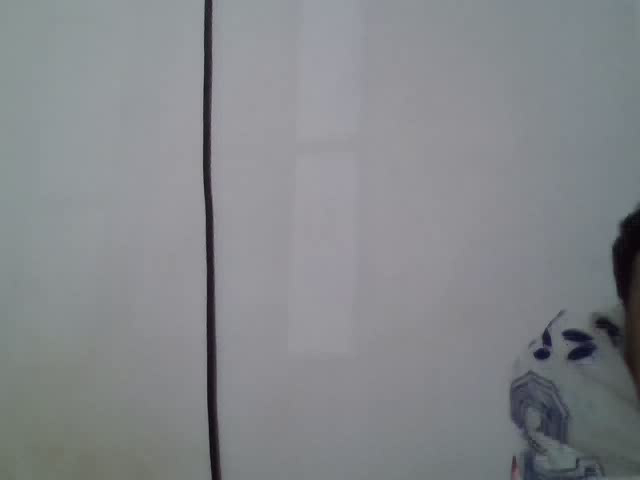
#> input picture frame 12 of Lab30_Camara/resultados/student_capture.mp4, 640 x 480 px, given in place of the camera
$ jupyter execute --allow-errors Lab30_Conexion_Camara_OpenCV.ipynb   (text cells are left out)
#> lines starting #> are read from the running program, lines starting #| are printed output that depends on the picture
[cell 1]
import cv2
import numpy as np
import matplotlib.pyplot as plt
import time
import os
import json
import platform
import glob

os.makedirs('resultados', exist_ok=True)

INDICE_CAMARA = 0
LIMITE_SEG = 20      # corte automático de cada ciclo, por si la ventana no agarra el teclado

# revisar que OpenCV sí pueda abrir ventanas (con la versión headless no se puede)
try:
    cv2.namedWindow('prueba')
    cv2.destroyWindow('prueba')
    cv2.waitKey(1)
    HAY_GUI = True
except cv2.error:
    HAY_GUI = False

# aquí voy guardando todo lo que mido para después armar el informe
datos = {}
def registrar(clave, valor):
#> further down, fr is the input picture: shape (480, 640, 3); mean B, G, R 138.7, 135.2, 132.4
    datos[clave] = valor
    with open('resultados/datos_lab30.json', 'w', encoding='utf-8') as f:
        json.dump(datos, f, indent=2, ensure_ascii=False, default=str)

def abrir_camara(indice=INDICE_CAMARA):
    cap = cv2.VideoCapture(indice)
    if not cap.isOpened():
        raise RuntimeError(f'No abrió la cámara {indice}: revisar permisos o si otro programa la tiene')
    return cap, f'camara {indice}'

def cerrar_ventanas():
    cv2.destroyAllWindows()
    for _ in range(5):
        cv2.waitKey(1)   # a veces las ventanas se quedan pegadas si no se hace esto

def ver(img, titulo='', ancho=8):
    # para mostrar imágenes dentro del notebook
    plt.figure(figsize=(ancho, ancho * 0.6))
    if img.ndim == 2:
        plt.imshow(img, cmap='gray')
    else:
        plt.imshow(cv2.cvtColor(img, cv2.COLOR_BGR2RGB))
    plt.title(titulo)
    plt.axis('off')
    plt.show()

backends = [cv2.videoio_registry.getBackendName(b) for b in cv2.videoio_registry.getCameraBackends()]
equipo = {'so': f'{platform.system()} {platform.release()}', 'python': platform.python_version(),
          'opencv': cv2.__version__, 'hay_gui': HAY_GUI, 'backends_camara': backends}
registrar('equipo', equipo)
equipo

[cell 2]
indices = []
#> (the rest of this cell did not finish here and is left out)

[cell 3]
# el de la guía
cap = cv2.VideoCapture(0)
print('isOpened:', cap.isOpened())
fuente = 'camara 0'
print('fuente usada:', fuente)
registrar('fuente', fuente)

[cell 4]
width = int(cap.get(cv2.CAP_PROP_FRAME_WIDTH))
height = int(cap.get(cv2.CAP_PROP_FRAME_HEIGHT))

print('Ancho:', width)
print('Alto:', height)
print('FPS (propiedad):', cap.get(cv2.CAP_PROP_FPS))
cap.release()

[cell 5]
pruebas = [('por defecto', None), ('pedir 1280x720', (1280, 720)),
           ('pedir 1920x1080', (1920, 1080)), ('pedir 320x240', (320, 240))]
tabla_res = []
for nombre, res in pruebas:
    c, f = abrir_camara()
    set_ok = None
    if res:
        set_ok = [c.set(cv2.CAP_PROP_FRAME_WIDTH, res[0]), c.set(cv2.CAP_PROP_FRAME_HEIGHT, res[1])]
    ok, fr = c.read()
    fila = {'prueba': nombre, 'fuente': f, 'set_devolvio': set_ok,
            'get': [int(c.get(cv2.CAP_PROP_FRAME_WIDTH)), int(c.get(cv2.CAP_PROP_FRAME_HEIGHT))],
            'frame_real': [fr.shape[1], fr.shape[0]] if ok else None}
    c.release()
    tabla_res.append(fila)
    print(fila)
#| {'prueba': 'por defecto', 'fuente': 'camara 0', 'set_devolvio': None, 'get': [640, 480], 'frame_real': [640, 480]}
registrar('4_2_resoluciones', tabla_res)

[cell 6]
cap, fuente = abrir_camara()

width = int(cap.get(cv2.CAP_PROP_FRAME_WIDTH))
height = int(cap.get(cv2.CAP_PROP_FRAME_HEIGHT))

n = 0
t0 = time.time()
while True:
    # Captura frame por frame
    ret, frame = cap.read()
    if not ret:
        break

    # Operación sobre el frame
    gray = cv2.cvtColor(frame, cv2.COLOR_BGR2GRAY)

    # Mostrar el frame resultante
    cv2.imshow('frame', gray)
    n += 1

    # Presionar q para salir
    if (cv2.waitKey(1) & 0xFF) == ord('q') or time.time() - t0 > LIMITE_SEG:
#> (key q is pressed here)
        break

t = time.time() - t0
cap.release()
cerrar_ventanas()

cv2.imwrite('resultados/4_3_original.jpg', frame)
cv2.imwrite('resultados/4_3_gris.jpg', gray)
print(f'{n} frames en {t:.1f} s -> {n/t:.1f} fps')
registrar('4_3_gris', {'fuente': fuente, 'resolucion': [width, height], 'frames': n,
                       'segundos': round(t, 2), 'fps': round(n / t, 1)})
ver(gray, 'último frame en gris')

[cell 7]
try:
    cv2.cvtColor(None, cv2.COLOR_BGR2GRAY)
except cv2.error as e:
    print('Error:', str(e).strip().splitlines()[-1])

[cell 8]
operaciones = {
    'gris': lambda f: cv2.cvtColor(f, cv2.COLOR_BGR2GRAY),
    'gaussiano 9x9': lambda f: cv2.GaussianBlur(f, (9, 9), 0),
    'canny': lambda f: cv2.Canny(cv2.cvtColor(f, cv2.COLOR_BGR2GRAY), 100, 200),
    'invertida': lambda f: cv2.bitwise_not(f),
}
SEG_POR_OP = 6

res_ops = {}
muestras = {}
for nombre, op in operaciones.items():
    cap, fuente = abrir_camara()
    print(f'>> {nombre}  (q para pasar a la siguiente)')
    n, t_op = 0, 0.0
    t0 = time.time()
    while True:
        ret, frame = cap.read()
        if not ret:
            break
        a = time.perf_counter()
        procesado = op(frame)
        t_op += time.perf_counter() - a
        cv2.imshow(nombre, procesado)
        n += 1
        if (cv2.waitKey(1) & 0xFF) == ord('q') or time.time() - t0 > SEG_POR_OP:
#> (key q is pressed here)
            break
    t = time.time() - t0
    cap.release()
    cerrar_ventanas()
    muestras[nombre] = procesado
    cv2.imwrite(f'resultados/4_4_{nombre.split()[0]}.jpg', procesado)
    res_ops[nombre] = {'frames': n, 'fps': round(n / t, 1), 'ms_operacion': round(1000 * t_op / n, 3)}
    print('  ', res_ops[nombre])

registrar('4_4_operaciones', res_ops)

[cell 9]
fig, ax = plt.subplots(1, 4, figsize=(18, 4))
for a, (nombre, img) in zip(ax, muestras.items()):
    if img.ndim == 2:
        a.imshow(img, cmap='gray')
    else:
        a.imshow(cv2.cvtColor(img, cv2.COLOR_BGR2RGB))
    a.set_title(f"{nombre} ({res_ops[nombre]['ms_operacion']} ms)")
    a.axis('off')
#> this loop made 4 passes
#> nombre on passes 1 to 4: 'gris', 'gaussiano 9x9', 'canny', 'invertida'
plt.savefig('resultados/4_4_operaciones.png', bbox_inches='tight')
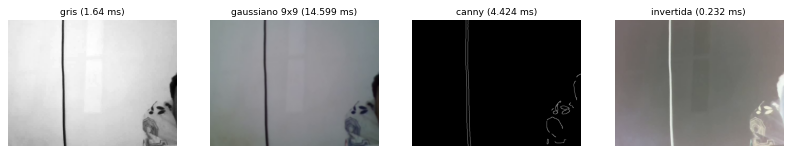
#> figure drawn by matplotlib, 4 panels
plt.show()

[cell 10]
cap, fuente = abrir_camara()
guardadas = []
n = 0
t0 = time.time()
while True:
    ret, frame = cap.read()
    if not ret:
        break
    cv2.imshow('frame', frame)
    n += 1
    k = (cv2.waitKey(1) & 0xFF)
#> (key q is pressed here)
    if k == ord('s'):
        cv2.imwrite('resultados/captura.jpg', frame)                 # la de la guía (se sobreescribe)
        nombre = f'resultados/captura_{len(guardadas) + 1}.jpg'     # y otra numerada para no perderla
        cv2.imwrite(nombre, frame)
        guardadas.append(nombre)
        print('guardada', nombre)
    if k == ord('q') or time.time() - t0 > LIMITE_SEG:
        break
cap.release()
cerrar_ventanas()

print('¿existe captura.jpg?', os.path.exists('resultados/captura.jpg'))
if os.path.exists('resultados/captura.jpg'):
    img = cv2.imread('resultados/captura.jpg')
    print('tamaño:', img.shape, '| peso:', os.path.getsize('resultados/captura.jpg') // 1024, 'KB')
    registrar('4_5_captura', {'archivos': guardadas, 'shape': img.shape,
                              'kb': os.path.getsize('resultados/captura.jpg') // 1024})
    ver(img, 'captura.jpg')

[cell 11]
cap, fuente = abrir_camara()

width = int(cap.get(cv2.CAP_PROP_FRAME_WIDTH))
height = int(cap.get(cv2.CAP_PROP_FRAME_HEIGHT))

writer = cv2.VideoWriter(
    'resultados/student_capture.mp4',
    cv2.VideoWriter_fourcc(*'XVID'),
    25,
    (width, height)
)
print('writer abierto:', writer.isOpened())

buffer = []
n = 0
t0 = time.time()
while True:
    ret, frame = cap.read()
    if not ret:
        break

    # Escribir cada frame en el archivo
    writer.write(frame)
    if len(buffer) < 30:
        buffer.append(frame.copy())

    # Mostrar el flujo
    cv2.imshow('frame', frame)
    n += 1

    if (cv2.waitKey(1) & 0xFF) == ord('q') or time.time() - t0 > 8:
#> (key q is pressed here)
        break

t_real = time.time() - t0
cap.release()
writer.release()
cerrar_ventanas()

[cell 12]
def info_video(ruta):
#> called with ruta = 'resultados/student_capture.mp4'
    c = cv2.VideoCapture(ruta)
    if not c.isOpened():
        return {'abre': False}
    k = 0
    while c.read()[0]:
        k += 1
#> k = 1
    cc = int(c.get(cv2.CAP_PROP_FOURCC))
    d = {'abre': True, 'frames_leidos': k, 'fps_archivo': c.get(cv2.CAP_PROP_FPS),
         'fourcc_leido': ''.join(chr((cc >> 8 * i) & 0xFF) for i in range(4)),
         'kb': os.path.getsize(ruta) // 1024}
    c.release()
    return d

iv = info_video('resultados/student_capture.mp4')
print(iv)
fps_reales = n / t_real
print(f'se grabaron {n} frames en {t_real:.1f} s reales -> la cámara iba a {fps_reales:.1f} fps')
print(f'el archivo dice 25 fps, entonces dura {n/25:.1f} s (debería durar {t_real:.1f} s)')
registrar('4_6_grabacion', {'fuente': fuente, 'writer_abierto': True, 'info': iv, 'frames': n,
                            'segundos_reales': round(t_real, 2), 'fps_reales': round(fps_reales, 1),
                            'duracion_archivo_s': round(n / 25, 2)})
